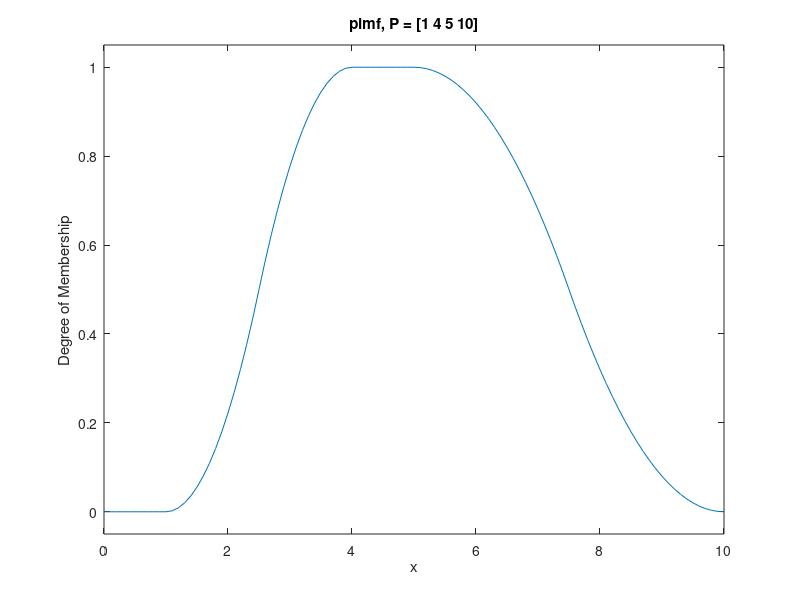

MATLAB code for this plot:
x = 0:0.1:10;
y = pimf(x,[1 4 5 10]); % PI-фукнція

plot(x,y)
title('pimf, P = [1 4 5 10]')
xlabel('x')
ylabel('Degree of Membership')
ylim([-0.05 1.05])